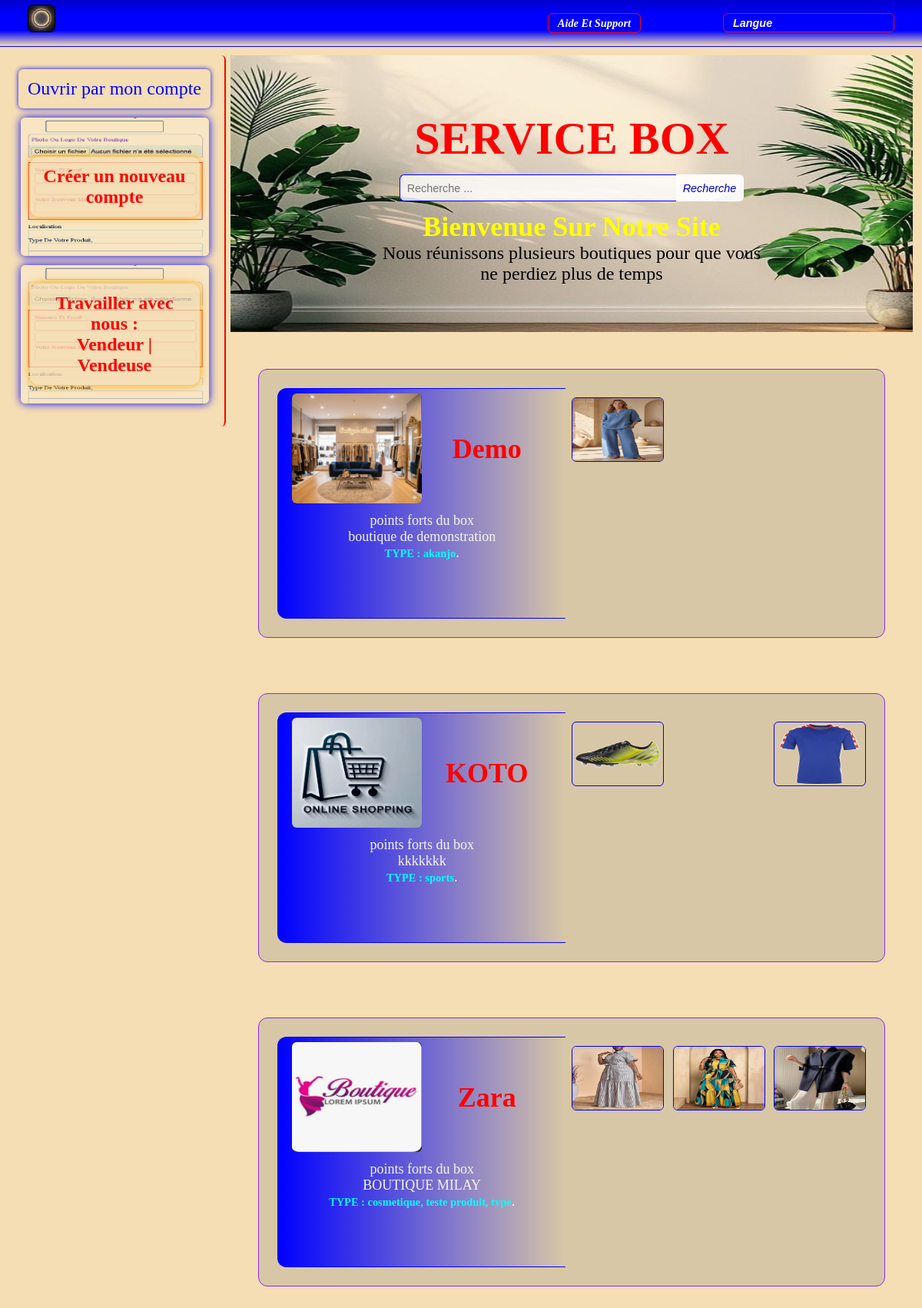
Page /vue1.php on the earlier database version.
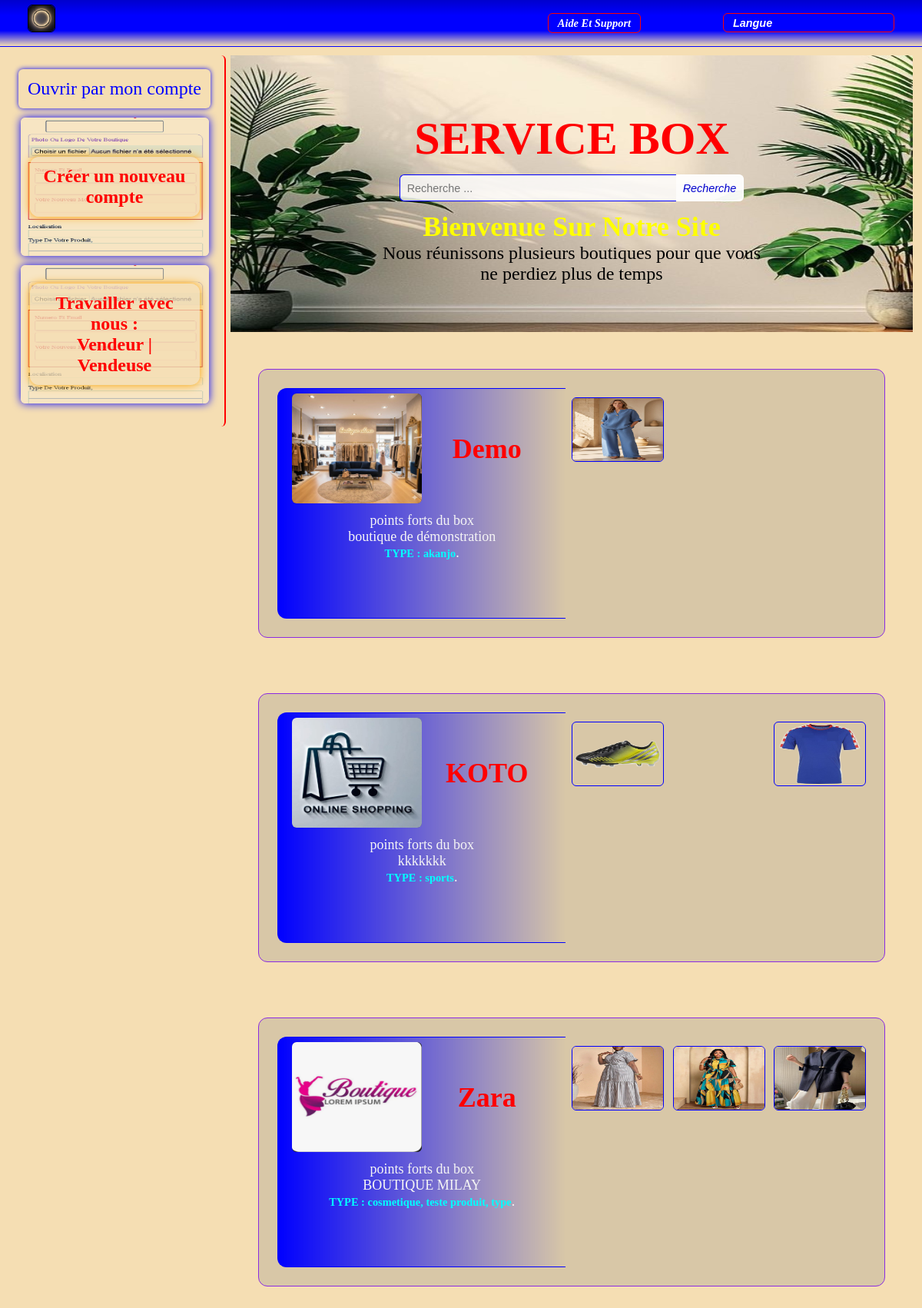
Same page on the later database version.
### tables this page shows
CREATE TABLE `produits` (
  `id` int NOT NULL AUTO_INCREMENT,
  `id_boutique` int NOT NULL,
  `type` varchar(100) NOT NULL,
  `nom` varchar(150) NOT NULL,
  `description` text NOT NULL,
  `photo` varchar(255) NOT NULL,
  `stock` int NOT NULL,
  `prix` decimal(10,2) NOT NULL,
  `prix_gros` decimal(10,2) NOT NULL,
  `date_creation` datetime NOT NULL DEFAULT CURRENT_TIMESTAMP,
  `date_modification` datetime NOT NULL DEFAULT CURRENT_TIMESTAMP,
  `statut_validation` varchar(20) NOT NULL DEFAULT 'en_attente',    
  `date_validation` datetime DEFAULT NULL,
  PRIMARY KEY (`id`),
  KEY `id_boutique` (`id_boutique`),
  CONSTRAINT `fk_produits_boutique`
    FOREIGN KEY (`id_boutique`) REFERENCES `inscription_vendeur` (`id`)
    ON DELETE CASCADE
);

CREATE TABLE `inscription_vendeur` (
  `id` int NOT NULL AUTO_INCREMENT,
  `boutname` varchar(50) NOT NULL,
  `logo` varchar(255) NOT NULL,
  `numTel` varchar(50) NOT NULL,
  `email` varchar(255) NOT NULL,
  `password` varchar(255) NOT NULL,
  `localisation` varchar(50) NOT NULL,
  `definition` varchar(255) NOT NULL,
  `date` datetime NOT NULL DEFAULT CURRENT_TIMESTAMP,
  PRIMARY KEY (`id`)
);

### functions/acheteur.php (called while the page is built, shortened)
<?php
$db = connection_db_bou();
function filtrer_boutiques(array $boutiques): array
{
    $input_search = trim($_GET["search"] ?? "");
    if ($input_search === "") {
        return $boutiques;
    }
    $ids = array_column(search_detail(), "id_boutique");
    return array_filter($boutiques, function ($b) use ($ids, $input_search) {
        return in_array($b["id"], $ids)
            || stripos($b["name"], $input_search) !== false;
    });
}
   function get_image_detail(): array
{
    global $db;
    $sql = "
        SELECT
            b.id AS boutique_id,
            b.boutname AS boutique_name,
            b.definition AS boutique_description,
            b.logo AS boutique_pdc,
            (SELECT GROUP_CONCAT(DISTINCT p.type SEPARATOR ', ')
               FROM produits AS p
              WHERE p.id_boutique = b.id
                AND p.statut_validation = 'approuve') AS boutique_type,
            b.localisation AS boutique_lieu,
            d.id AS produit_id,
            d.nom AS produit_name,
            d.photo AS produit_image,
            d.description AS produit_description1,
            '' AS produit_description2,
            d.stock AS produit_nombre,
            d.prix AS produit_prix,
            5 AS produit_nombre_gros,
            d.prix_gros AS produit_prix_gros
        FROM inscription_vendeur AS b
        LEFT JOIN produits AS d
            ON d.id_boutique = b.id
           AND d.statut_validation = 'approuve'
        ORDER BY b.id DESC, d.id DESC
    ";
    $req = $db->prepare($sql);
    $req->execute();
    $lignes = $req->fetchAll(PDO::FETCH_ASSOC);
    $boutiques = [];
    foreach ($lignes as $ligne) {
        $idBoutique = (int) $ligne["boutique_id"];
        if (!isset($boutiques[$idBoutique])) {
            $boutiques[$idBoutique] = [
                "id" => $idBoutique,
                "name" => $ligne["boutique_name"],
                "description" => $ligne["boutique_description"],
                "pdc" => $ligne["boutique_pdc"],
                "type" => $ligne["boutique_type"],
                "lieu" => $ligne["boutique_lieu"],
                "produits" => []
            ];
        }
        if ($ligne["produit_id"] !== null) {
            $boutiques[$idBoutique]["produits"][] = [
                "id" => (int) $ligne["produit_id"],
                "produit" => $ligne["produit_name"],
                "image" => $ligne["produit_image"],
                "description1" => $ligne["produit_description1"],
                "description2" => $ligne["produit_description2"],
                "nombre" => (int) $ligne["produit_nombre"],
                "prix" => (int) $ligne["produit_prix"],
                "nombre_gros" => (int) $ligne["produit_nombre_gros"],
                "prix_gros" => (int) $ligne["produit_prix_gros"]
            ];
        }
    }
    return $boutiques;
}
?>

### utils/image.php (called while the page is built)
<?php
    function image_ou($fichier , $defaut){
        if($fichier !== null && $fichier !== "" && is_file(__DIR__."/../images/".$fichier)){
            return $fichier ;
        }
        return $defaut ;
    }
?>

### vue1.php (the view, shortened to what the changed rows need)
<?php
require_once "functions/acheteur.php";
require_once "utils/image.php";
$boutique = filtrer_boutiques(get_image_detail());
?>
<!DOCTYPE html>
<html lang="en">
<head>
    <link rel="stylesheet" href="css/tete.css?v=<?= filemtime("css/tete.css") ?>">
    <link rel="stylesheet" href="css/boutic.css?v=<?= filemtime("css/boutic.css") ?>">
    <link rel="stylesheet" href="css_v1/header_vue1.css?v=<?= filemtime("css_v1/header_vue1.css") ?>">
    <link rel="stylesheet" href="css_v1/bar_vue1.css?v=<?= filemtime("css_v1/bar_vue1.css") ?>">
</head>
<body>
    <section id="horo">
        <form class="tete" method="GET" action="vue1.php">
            <h1 class="bout_nom">service box</h1>
            <h2 class="bout_b">bienvenue sur notre site</h2>
        </form>
        <?php foreach ($boutique as $b): ?>
        <a href="suit_vue1.php?id=<?= (int) $b["id"] ?>" id="boite" style="text-decoration: none;">
            <div class="points">
                <div class="nom_img">
                    <img class="pdp" src="images/<?= rawurlencode(image_ou($b["pdc"], "kara.jpg")) ?>" alt="">
                    <h1 class="nombox"><?= htmlspecialchars($b["name"]) ?></h1>
                </div>
                <p class="definition">points forts du box <br>
                    <?= htmlspecialchars($b["description"]) ?><br><b style="color: aqua;">TYPE :
                        <?= htmlspecialchars($b["type"] ?? "") ?></b>.</p>
            </div>
            <div class="petie">
                <?php foreach ($b["produits"] as $i): ?>
                    <img class="img_pt" src="images/<?= rawurlencode(image_ou($i["image"], "produit.jpg")) ?>" alt="<?= htmlspecialchars($i["produit"]) ?>">
                <?php endforeach; ?>
            </div>
        </a>
        <?php endforeach; ?>
    </section>
</body>
</html>

Differences in the rows shown:
changed through a linked row, produits "Demo": id_boutique.definition "boutique de demonstration" → "boutique de démonstration"
